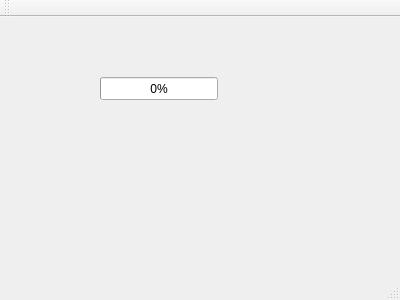
<?xml version="1.0" encoding="UTF-8"?>
<ui version="4.0">
 <class>InstallationForm</class>
 <widget class="QMainWindow" name="InstallationForm">
  <property name="geometry">
   <rect>
    <x>0</x>
    <y>0</y>
    <width>400</width>
    <height>300</height>
   </rect>
  </property>
  <property name="windowTitle">
   <string>MainWindow</string>
  </property>
  <widget class="QWidget" name="centralWidget">
   <widget class="QProgressBar" name="progressBar">
    <property name="geometry">
     <rect>
      <x>100</x>
      <y>60</y>
      <width>118</width>
      <height>23</height>
     </rect>
    </property>
    <property name="value">
     <number>0</number>
    </property>
   </widget>
  </widget>
  <widget class="QMenuBar" name="menuBar">
   <property name="geometry">
    <rect>
     <x>0</x>
     <y>0</y>
     <width>400</width>
     <height>20</height>
    </rect>
   </property>
  </widget>
  <widget class="QToolBar" name="mainToolBar">
   <attribute name="toolBarArea">
    <enum>TopToolBarArea</enum>
   </attribute>
   <attribute name="toolBarBreak">
    <bool>false</bool>
   </attribute>
  </widget>
  <widget class="QStatusBar" name="statusBar"/>
 </widget>
 <layoutdefault spacing="6" margin="11"/>
 <resources/>
 <connections/>
</ui>
